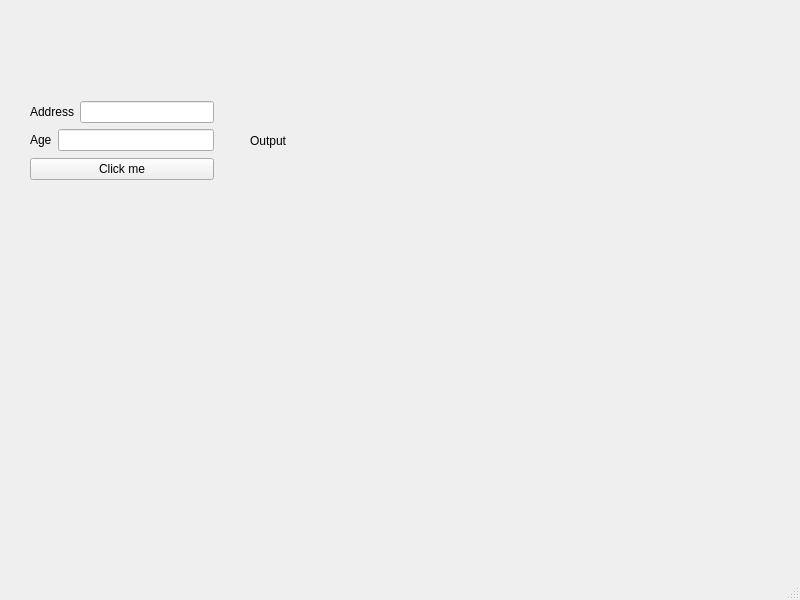
<?xml version="1.0" encoding="UTF-8"?>
<ui version="4.0">
 <class>MainWindow</class>
 <widget class="QMainWindow" name="MainWindow">
  <property name="geometry">
   <rect>
    <x>0</x>
    <y>0</y>
    <width>800</width>
    <height>600</height>
   </rect>
  </property>
  <property name="windowTitle">
   <string>MainWindow</string>
  </property>
  <widget class="QWidget" name="centralwidget">
   <widget class="QLabel" name="label">
    <property name="geometry">
     <rect>
      <x>250</x>
      <y>100</y>
      <width>211</width>
      <height>81</height>
     </rect>
    </property>
    <property name="text">
     <string>Output</string>
    </property>
   </widget>
   <widget class="QWidget" name="">
    <property name="geometry">
     <rect>
      <x>30</x>
      <y>100</y>
      <width>184</width>
      <height>83</height>
     </rect>
    </property>
    <layout class="QVBoxLayout" name="verticalLayout_2">
     <item>
      <layout class="QVBoxLayout" name="verticalLayout">
       <item>
        <layout class="QHBoxLayout" name="horizontalLayout_2">
         <item>
          <widget class="QLabel" name="Address">
           <property name="text">
            <string>Address</string>
           </property>
          </widget>
         </item>
         <item>
          <widget class="QLineEdit" name="lineEdit"/>
         </item>
        </layout>
       </item>
       <item>
        <layout class="QHBoxLayout" name="horizontalLayout_3">
         <item>
          <widget class="QLabel" name="Age">
           <property name="text">
            <string>Age</string>
           </property>
          </widget>
         </item>
         <item>
          <widget class="QLineEdit" name="lineEdit_2"/>
         </item>
        </layout>
       </item>
      </layout>
     </item>
     <item>
      <widget class="QPushButton" name="pushButton">
       <property name="text">
        <string>Click me</string>
       </property>
      </widget>
     </item>
    </layout>
   </widget>
  </widget>
  <widget class="QMenuBar" name="menubar">
   <property name="geometry">
    <rect>
     <x>0</x>
     <y>0</y>
     <width>800</width>
     <height>21</height>
    </rect>
   </property>
  </widget>
  <widget class="QStatusBar" name="statusbar"/>
 </widget>
 <resources/>
 <connections/>
</ui>
